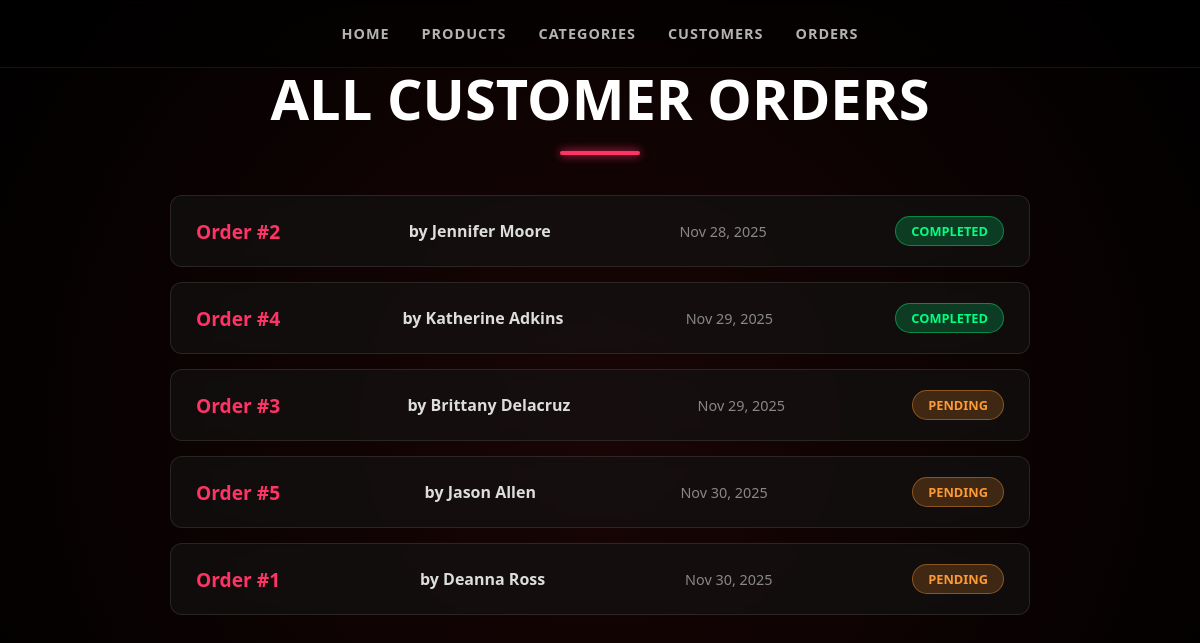
The page /orders on the database its author committed.
### models.py (models this page shows, shortened)
class Order(db.Model):
    __tablename__ = "Order"
    id = db.mapped_column(Integer, primary_key=True, autoincrement=True)
    customer_id = mapped_column(Integer, ForeignKey("Customer.id"))
    customer = relationship("Customer",back_populates="orders")
    amount = mapped_column( DECIMAL,default=0)
    created = mapped_column(db.DateTime,default=func.now())
    completed = mapped_column(db.DateTime)
    items = relationship("ProductOrder")

class Customer(db.Model):
    __tablename__ = "Customer"
    id = mapped_column(Integer, primary_key=True)
    name = mapped_column(String)
    phone = mapped_column(String,unique=True)
    orders = db.relationship('Order', back_populates='customer')

### app.py (the view)
@app.route("/orders")
def orders():
    orders = select(Order).order_by(Order.created)
    new_order = db.session.execute(orders).scalars()
    return render_template("order.html",orders=new_order)

### templates/order.html (shortened to what this page needs)
{% extends "base.html" %}
{% block styles %}
    <link rel="stylesheet" href="{{ url_for('static', filename='orders.css') }}">
{% endblock %}
{% block content %}
<div class="order-container">
    <h1>All Customer Orders</h1>
    <div class="divider"></div>
    <ul class="order-list">
        {% for order in orders %}
        <li class="order-item">
            <a href="{{ url_for('order_detail', id=order.id) }}">
                <span class="order-number">Order #{{ order.id }}</span>
                <span class="order-customer">by {{ order.customer.name }}</span>
                <span class="order-date">{{ order.created.strftime('%b %d, %Y') }}</span>
                {% if order.completed %}
                    <span class="status-badge complete">Completed</span>
                {% else %}
                    <span class="status-badge pending">Pending</span>
                {% endif %}
            </a>
        </li>
        {% endfor %}
    </ul>
</div>
{% endblock %}

### templates/base.html (shortened to what this page needs)
<!DOCTYPE html>
<html lang="en">
<head>
    <link rel="stylesheet" href="{{ url_for('static', filename='home_page.css') }}">
    {% block styles %}{% endblock %}
</head>
<body>
    <nav>
        <a href="{{ url_for('home') }}">Home</a>
        <a href="{{ url_for('product') }}">Products</a>
        <a href="{{ url_for('category') }}">Categories</a>
        <a href="{{ url_for('customer') }}">Customers</a>
        <a href="{{ url_for('orders') }}">Orders</a>
    </nav>
    <div class="content">
        {% block content %}{% endblock %}
    </div>
</body>
</html>

### static/home_page.css (style rules this page uses)
:root { --primary: #ff3366; --text: #e5e5e5; --nav-text: #b3b3b3; --nav-hover: #ff6688; }
* { margin: 0; padding: 0; box-sizing: border-box; }
body { background: radial-gradient(circle at center, #1a0505 0%, #000 100%); color: var(--text); font-family: system-ui, sans-serif; min-height: 100vh; }
nav { position: fixed; top: 0; width: 100%; padding: 1.5rem 0; display: flex; justify-content: center; gap: 2rem; background: rgba(0, 0, 0, 0.45); backdrop-filter: blur(6px); border-bottom: 1px solid rgba(255,255,255,0.08); z-index: 100; }
nav a { color: var(--nav-text); text-decoration: none; font-weight: 600; text-transform: uppercase; font-size: 0.9rem; letter-spacing: 1px; transition: 0.3s ease; }

### static/orders.css (style rules this page uses)
:root { --primary: #ff3366; --text: #ffffff; --bg-dark: #000000; }
.order-container { max-width: 900px; margin: 40px auto; padding: 20px; animation: fadeIn 0.8s ease-out; }
.order-container h1 { text-align: center; font-size: clamp(2rem, 5vw, 3.5rem); color: var(--text); margin-bottom: 15px; font-weight: 800; text-transform: uppercase; }
.divider { width: 80px; height: 4px; background: var(--primary); margin: 0 auto 40px auto; border-radius: 10px; box-shadow: 0 0 10px var(--primary); }
.order-list { list-style: none; padding: 0; display: grid; gap: 15px; }
.order-item { background: rgba(20, 20, 20, 0.6); border: 1px solid rgba(255, 255, 255, 0.1); border-radius: 12px; transition: all 0.3s ease; backdrop-filter: blur(5px); }
.order-item a { display: flex; justify-content: space-between; align-items: center; padding: 20px 25px; text-decoration: none; color: var(--text); width: 100%; }
.order-number { font-weight: 800; font-size: 1.2rem; color: var(--primary); }
.order-customer { font-weight: 600; color: #ddd; }
.order-date { font-size: 0.9rem; color: #888; }
.status-badge { padding: 5px 15px; border-radius: 50px; font-size: 0.8rem; font-weight: bold; text-transform: uppercase; }
.status-badge.complete { background: rgba(0, 255, 128, 0.2); color: #00ff80; border: 1px solid rgba(0, 255, 128, 0.4); }
.status-badge.pending { background: rgba(255, 153, 51, 0.2); color: #ff9933; border: 1px solid rgba(255, 153, 51, 0.4); }

### rows shown on the page
Order: id "2", customer.name "Jennifer Moore", created "Nov 28, 2025", shows "COMPLETED"
Order: id "4", customer.name "Katherine Adkins", created "Nov 29, 2025", shows "COMPLETED"
Order: id "3", customer.name "Brittany Delacruz", created "Nov 29, 2025", shows "PENDING"
Order: id "5", customer.name "Jason Allen", created "Nov 30, 2025", shows "PENDING"
Order: id "1", customer.name "Deanna Ross", created "Nov 30, 2025", shows "PENDING"
